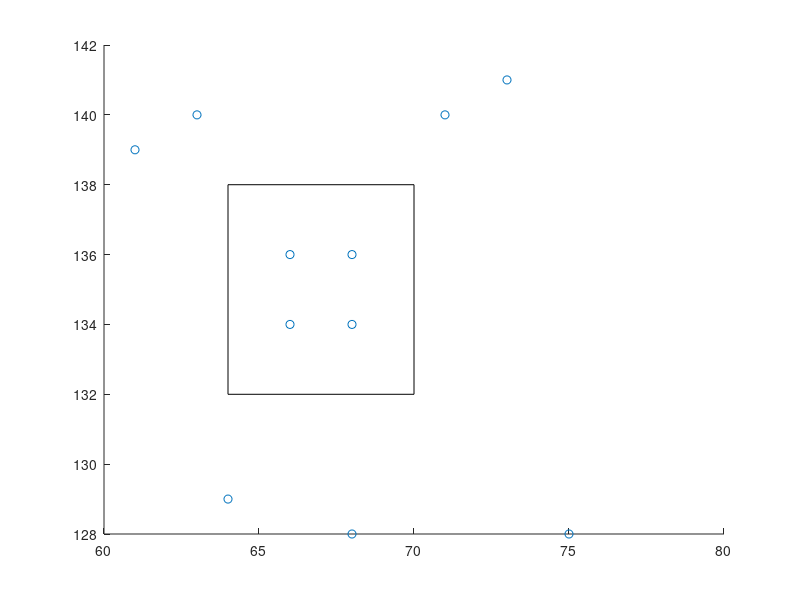

This chart was generated by the following MATLAB code: (Note: this script raises an error after producing the figure.)
%% Tutorial Block kriging
%
% IN PROCESS...

% Known data. S[x y z]
S = [61 139 477;
     63 140 696;
     64 129 227;
     68 128 646;
     71 140 606;
     73 141 791;
     75 128 783];

% Block
B = [64 132;
     64 138;
     70 138;
     70 132];

% Points within block
P = [66 134; % Point A
     66 136;  % Point B
     68 134;  % Point C
     68 136]; % Point D
 
% Visualize data
figure
scatter([S(:,1);P(:,1)] , [S(:,2);P(:,2)], 'ok') % Plot
hold on % Keep figure active to receive more information
minx = min(B(:,1)); % X coordinate of the lower-left corner
miny = min(B(:,2)); % Y coordinate of the lower-left corner
dx = max(B(:,1))-min(B(:,1));
dy = max(B(:,2))-min(B(:,2));
rectangle('Position',[minx,miny,dx,dy])
 
% krging
obs = S;
pred = P;
beta = [10 3.33]; % Assume the following semivariogram model
maxpoints = 7; % All of them
maxdist = 50;
Gmodel = 'exponV'; % Exponential semivariogram model
Kmodel = 'ordinary'; % Kriging model
[Zpred,Vpred] = krig(obs,pred,beta,maxpoints,maxdist,Gmodel,Kmodel);

